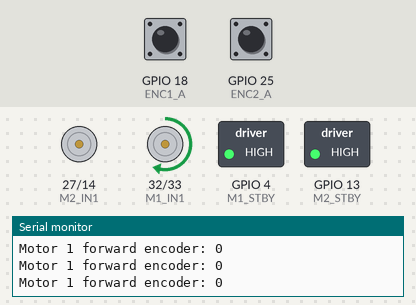
This sketch was run on a simulated ESP32. Shown: motor-driver pin pairs drawn as motors (green arrow = first pin HIGH = forward, orange = second pin HIGH = backward, longer = more drive, stopped while the standby pin is LOW), switched loads named in the sketch (green lamp = pin HIGH), the last lines printed to the serial monitor. The inputs (shaded band) are chosen by the test bench; at power-on: GPIO 18 (ENC1_A) HIGH, GPIO 25 (ENC2_A) HIGH.

Above: at 1.0 s.
At 4.0 s:
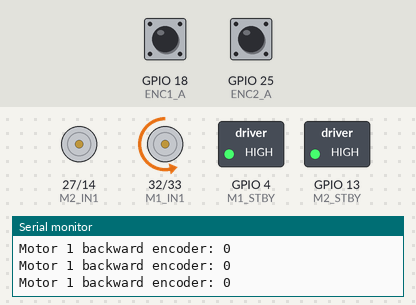
At 7.0 s:
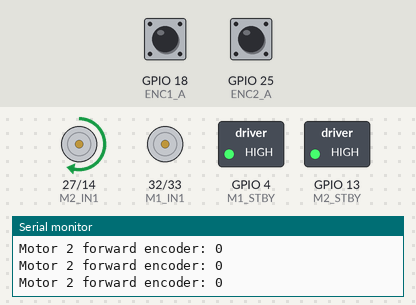
At 13.0 s:
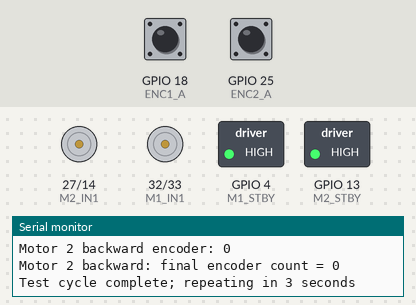
Timing chart, 0 to 19.5 s (numbered marks = the images above):
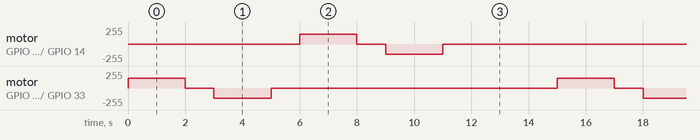

Measured:
- by itself, motor on GPIO 27 (M2_IN1) / GPIO 14 (M2_IN2), motor on GPIO 32 (M1_IN1) / GPIO 33 (M1_IN2): repeats every 15.0 s: stopped 1.0 s, backward 150/255 2.0 s, stopped 10.0 s, forward 150/255 2.0 s

The sketch:

test_motors.ino
```cpp
// Two-motor direction and encoder test for ESP32-WROOM DevKit V1.
// Check the pin assignments below against your wiring before powering the motors.

// Motor 1 uses the pins from the supplied single-motor example.
const int ENC1_A = 18;
const int ENC1_B = 19;
const int M1_IN1 = 32;
const int M1_IN2 = 33;
const int M1_STBY = 4;

// Motor 2 uses a separate set of ESP32 GPIOs.
const int ENC2_A = 25;
const int ENC2_B = 26;
const int M2_IN1 = 27;
const int M2_IN2 = 14;
const int M2_STBY = 13;

const int TEST_SPEED = 150;       // 0..255 PWM magnitude
const unsigned long RUN_MS = 2000;
const unsigned long PAUSE_MS = 1000;

volatile long encoder1Count = 0;
volatile long encoder2Count = 0;
portMUX_TYPE encoderMux = portMUX_INITIALIZER_UNLOCKED;

void IRAM_ATTR readEncoder1A() {
  const int a = digitalRead(ENC1_A);
  const int b = digitalRead(ENC1_B);
  portENTER_CRITICAL_ISR(&encoderMux);
  encoder1Count += (a == b) ? 1 : -1;
  portEXIT_CRITICAL_ISR(&encoderMux);
}

void IRAM_ATTR readEncoder2A() {
  const int a = digitalRead(ENC2_A);
  const int b = digitalRead(ENC2_B);
  portENTER_CRITICAL_ISR(&encoderMux);
  encoder2Count += (a == b) ? 1 : -1;
  portEXIT_CRITICAL_ISR(&encoderMux);
}

void setMotor(int in1, int in2, int standby, int speed) {
  speed = constrain(speed, -255, 255);
  digitalWrite(standby, HIGH);

  if (speed > 0) {
    analogWrite(in1, speed);
    analogWrite(in2, 0);
  } else if (speed < 0) {
    analogWrite(in1, 0);
    analogWrite(in2, -speed);
  } else {
    analogWrite(in1, 0);
    analogWrite(in2, 0); // Coast
  }
}

long readCount(int motor) {
  long count;
  portENTER_CRITICAL(&encoderMux);
  count = (motor == 1) ? encoder1Count : encoder2Count;
  portEXIT_CRITICAL(&encoderMux);
  return count;
}

void resetCount(int motor) {
  portENTER_CRITICAL(&encoderMux);
  if (motor == 1) encoder1Count = 0;
  else encoder2Count = 0;
  portEXIT_CRITICAL(&encoderMux);
}

void runMotorTest(int motor, int in1, int in2, int standby) {
  const char *name = (motor == 1) ? "Motor 1" : "Motor 2";

  for (int direction : {1, -1}) {
    resetCount(motor);
    Serial.printf("%s %s: start\n", name, direction > 0 ? "forward" : "backward");

    const unsigned long started = millis();
    unsigned long lastPrint = 0;
    setMotor(in1, in2, standby, direction * TEST_SPEED);
    while (millis() - started < RUN_MS) {
      if (millis() - lastPrint >= 100) {
        lastPrint = millis();
        Serial.printf("%s %s encoder: %ld\n", name,
                      direction > 0 ? "forward" : "backward", readCount(motor));
      }
      delay(1);
    }

    setMotor(in1, in2, standby, 0);
    Serial.printf("%s %s: final encoder count = %ld\n", name,
                  direction > 0 ? "forward" : "backward", readCount(motor));
    delay(PAUSE_MS);
  }
}

void setup() {
  Serial.begin(115200);

  pinMode(ENC1_A, INPUT_PULLUP);
  pinMode(ENC1_B, INPUT_PULLUP);
  pinMode(ENC2_A, INPUT_PULLUP);
  pinMode(ENC2_B, INPUT_PULLUP);

  pinMode(M1_IN1, OUTPUT);
  pinMode(M1_IN2, OUTPUT);
  pinMode(M1_STBY, OUTPUT);
  pinMode(M2_IN1, OUTPUT);
  pinMode(M2_IN2, OUTPUT);
  pinMode(M2_STBY, OUTPUT);
  digitalWrite(M1_STBY, HIGH);
  digitalWrite(M2_STBY, HIGH);
  setMotor(M1_IN1, M1_IN2, M1_STBY, 0);
  setMotor(M2_IN1, M2_IN2, M2_STBY, 0);

  attachInterrupt(digitalPinToInterrupt(ENC1_A), readEncoder1A, CHANGE);
  attachInterrupt(digitalPinToInterrupt(ENC2_A), readEncoder2A, CHANGE);
  Serial.println("Two-motor encoder test starting");
}

void loop() {
  runMotorTest(1, M1_IN1, M1_IN2, M1_STBY);
  runMotorTest(2, M2_IN1, M2_IN2, M2_STBY);
  Serial.println("Test cycle complete; repeating in 3 seconds");
  delay(3000);
}
```
